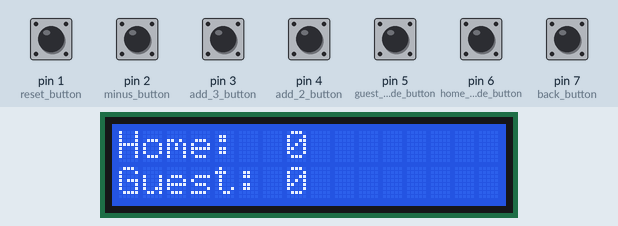
This sketch was run on a simulated Arduino Uno, built with avr-gcc and run on an emulated ATmega328P. On the bench: 16×2 character LCD. The inputs (shaded band) are chosen by the test bench; at power-on: pin 1 (reset_button), pin 2 (minus_button), pin 3 (add_3_button), pin 4 (add_2_button), pin 5 (guest_mode_button), pin 6 (home_mode_button), pin 7 (back_button) HIGH.

Above: at 1.2 s.
1.3 s: pin 5 (guest_mode_button) pulled LOW for 0.15 s
At 2.2 s:
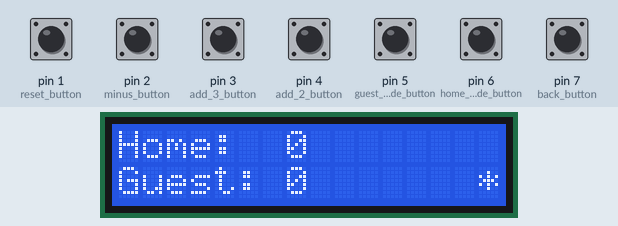
2.9 s: pin 2 (minus_button) pulled LOW for 1 s
At 4.2 s:
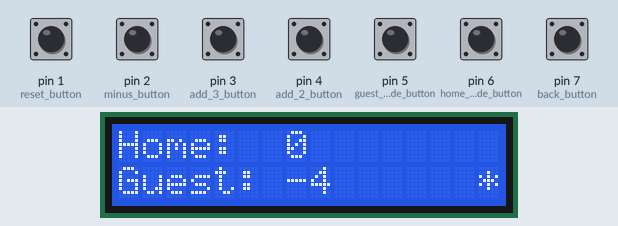
5.4 s: pin 3 (add_3_button) pulled LOW for 1 s
At 7.3 s:
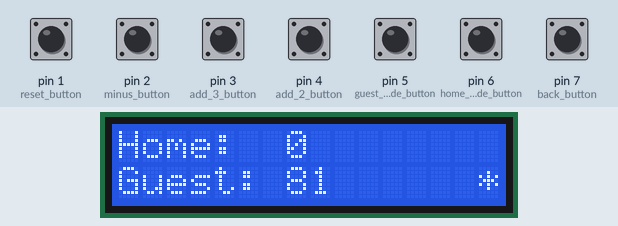
7.9 s: pin 4 (add_2_button) pulled LOW for 0.15 s
At 9.2 s:
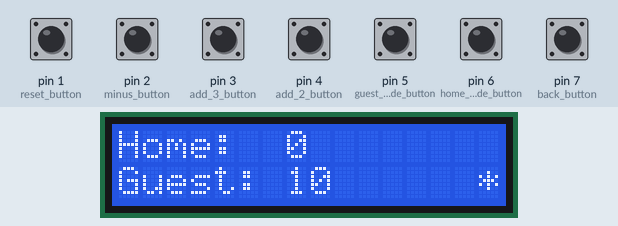
9.6 s: pin 7 (back_button) pulled LOW for 0.15 s
At 10.8 s:
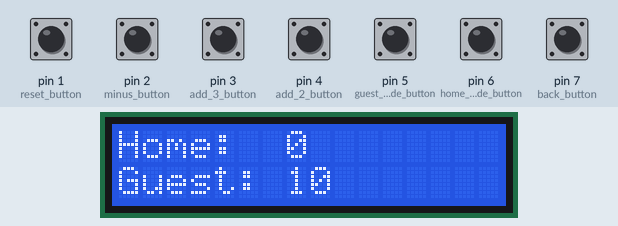
11.2 s: pin 6 (home_mode_button) pulled LOW for 0.15 s
At 12.2 s:
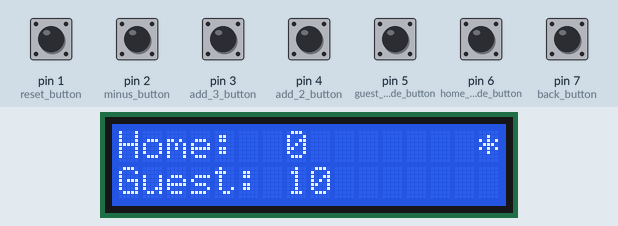
Timing chart, 0 to 13.8 s (numbered marks = the images above; inputs shaded):
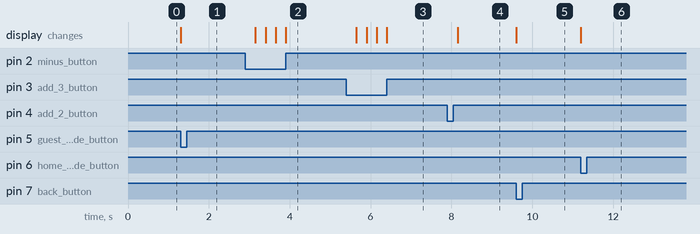

Measured:
- after the input at 1.3 s, the display: changes at once (image 1)
- after the input at 2.9 s, the display: first changes after 0.25 s (image 2 shows a later state)
- after the input at 5.4 s, the display: first changes after 0.25 s (image 3 shows a later state)
- after the input at 7.9 s, the display: changes after 0.25 s (image 4)
- after the input at 9.6 s, the display: changes at once (image 5)
- after the input at 11.2 s, the display: changes at once (image 6)

The sketch:

BballCounter3.ino
```cpp
#include <LiquidCrystal.h>
//#define lcd 3 //define lcd to pin 8
//SoftwareSerial myLCD = SoftwareSerial(255,lcd);
LiquidCrystal lcd(8,9,10,11,12,13);
int countH, countG; //home and guest score count
boolean Home, Guest;


//third counter code with modes for home and guest and add 2 and 3, back button
//make default home and specific button to add to guest (-1 button)
void setup() {
  countH = 0;
  countG = 0;
  Home = false;
  Guest = false;

  pinMode(7,INPUT); //back button
  pinMode(6,INPUT); //home mode button
  pinMode(5,INPUT); //guest mode button
  pinMode(4,INPUT); //add 2 button
  pinMode(3,INPUT); //add 3 button
  pinMode(2,INPUT); //minus button
  pinMode(1,INPUT); //reset button

  lcd.begin(16,2); //initialize LCD
  lcd.print("Home: ");
  lcd.setCursor(0,1);
  lcd.print("Guest: ");
}

void loop() {

  dispScore(); //displays score

  if(digitalRead(6)==LOW){ //if home mode button pushed
    Home=true;
    lcd.setCursor(15,0);
    lcd.print("*");
  }
  if(digitalRead(5)==LOW){ //if guest mode button pushed
    Guest=true;
    lcd.setCursor(15,1);
    lcd.print("*");
  }
  if(digitalRead(1) == LOW){ //if reset home button is pushed
    reset();
  }

  while(Home==true){ //home mode
    if(digitalRead(4)==LOW){ //if add 2 button is pushed
      add2H();
      delay(250);
      dispScore();
    }
    if(digitalRead(3)==LOW){ //if add 3 button is pushed
      add3H();
      delay(250);
      dispScore();
    }
    if(digitalRead(2)==LOW){ //if minus button is pushed
      remH();
      delay(250);
      dispScore();
    }
    if(digitalRead(7)==LOW){ //if back button is pushed
      Home = false;
      resetModeH();
    }
    if(digitalRead(1)==LOW){
      reset();
      dispScore();
      Home = false;
    }
  }//end home mode

  while(Guest==true){//guest mode
    if(digitalRead(4)==LOW){
      add2G();
      delay(250);
      dispScore();
    }
    if(digitalRead(3)==LOW){
      add3G();
      delay(250);
      dispScore();
    }
    if(digitalRead(2)==LOW){
      remG();
      delay(250);
      dispScore();
    }
    if(digitalRead(7)==LOW){ //if back button is pushed
      Guest = false;
      resetModeG();
    }
    if(digitalRead(1)==LOW){
      reset();
      dispScore();
      Guest = false;
    }
  }//end guest mode
}

void dispScore(){
  lcd.setCursor(7,0);
  lcd.print(countH);
  lcd.setCursor(7,1);
  lcd.print(countG);
}

void add2H(){
  countH += 2;
}

void add3H(){
  countH += 3;
}

void add2G(){
  countG += 2;
}

void add3G(){
  countG += 3;
}

void remH(){
  countH--;
}

void remG(){
  countG--;
}

void reset(){
  countH = 0;
  countG = 0;
  lcd.setCursor(15,0);
  lcd.print(" ");
  lcd.setCursor(15,1);
  lcd.print(" ");
  lcd.setCursor(8,0);
  lcd.print(" ");
  lcd.setCursor(8,1);
  lcd.print(" ");
}

void resetModeH(){
  lcd.setCursor(15,0);
  lcd.print(" ");
}

void resetModeG(){
  lcd.setCursor(15,1);
  lcd.print(" ");
}
```
